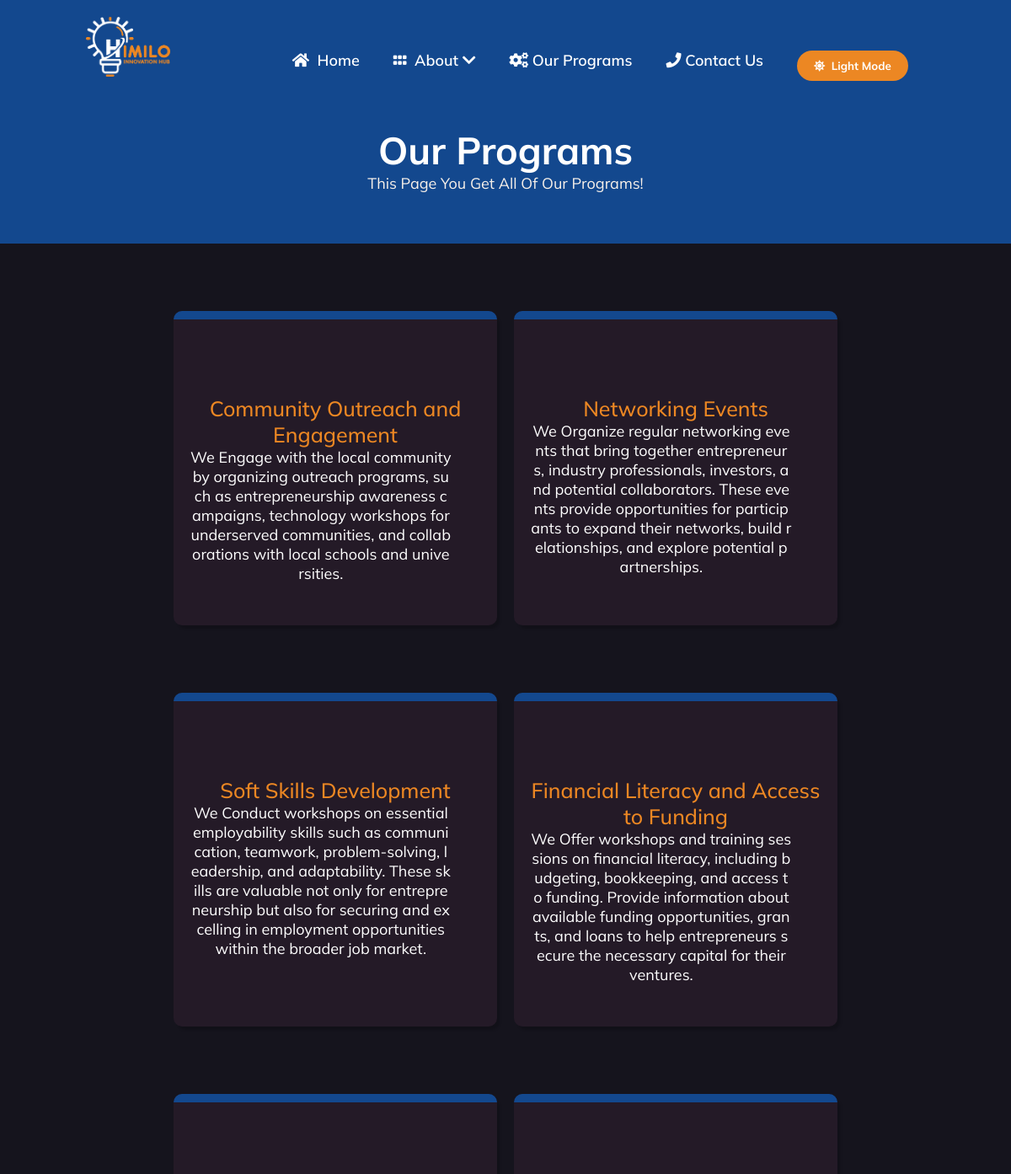
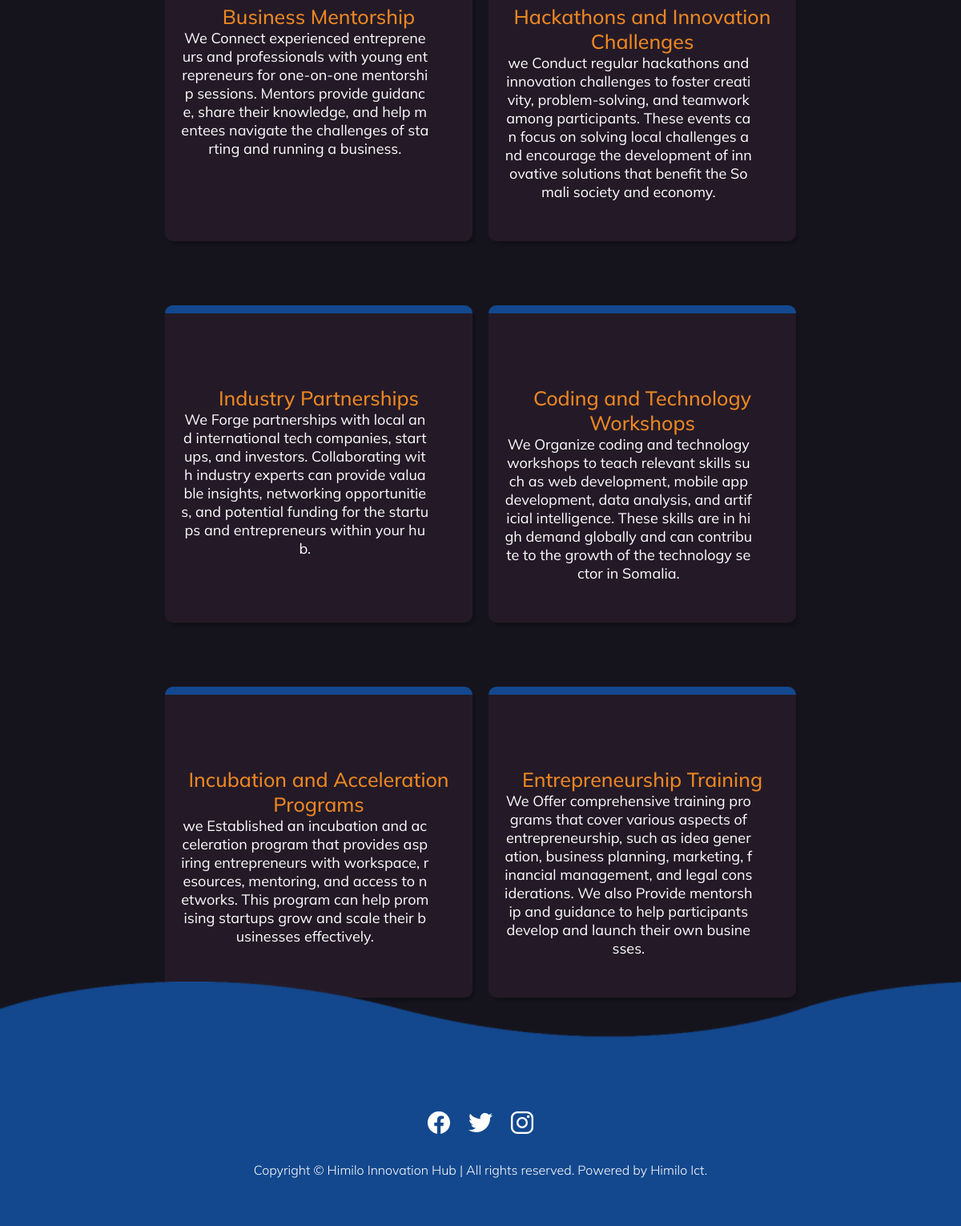
The page /our-programs.php on the database its author committed (2 pictures, top to bottom).
### tables this page shows
CREATE TABLE `logo` (
  `id` int(11) NOT NULL,
  `image` longtext NOT NULL,
  `create_date` timestamp NOT NULL DEFAULT current_timestamp() ON UPDATE current_timestamp()
);

CREATE TABLE `our_prog` (
  `id` int(11) NOT NULL,
  `topic` varchar(255) NOT NULL,
  `image` longtext NOT NULL,
  `text` text NOT NULL,
  `create_date` timestamp NOT NULL DEFAULT current_timestamp() ON UPDATE current_timestamp()
);

### our-programs.php (the view, shortened to what this page needs)
<?php
include "admin/conn.php";
?>
<!DOCTYPE html>
<html lang="en">
    <head>
        <link rel="stylesheet" href="font-awesome/css/all.min.css">
        <link rel="stylesheet" href="font-awesome/css/fontawesome.min.css">
        <link rel="stylesheet" href="css/style.css">
        <link rel="stylesheet" href="css/our-services.css">
        <link rel="stylesheet"
            href="https://cdnjs.cloudflare.com/ajax/libs/AlertifyJS/1.13.1/css/alertify.min.css" />
    </head>
    <body>
     <?php
       include("header.php");
       ?>
        <div class="all-our">
            <div class="header-serv">
                <h1>Our Programs</h1>
                <p>This Page You Get All Of Our Programs!</p>
            </div>
            <div class="all-ser">
            <?php
$read_prog = mysqli_query($conn, "SELECT * FROM our_prog ORDER BY id DESC ");
if(mysqli_num_rows($read_prog)>0){
    while($prog_row=mysqli_fetch_assoc($read_prog)){
$topic=$prog_row['topic'];
$text=$prog_row['text'];
?><style>
                <div class="one-serv">
<span class="serv-name"><?php echo $topic ;   ?></span>
<p class="ser-con"><?php echo $text ;   ?></p>
                </div><?php }} ?>
            </div>
        </div>
        <div class="footer-body">
            <footer class="footer">
                <div class="waves">
                    <div class="wave" id="wave1"></div>
                    <div class="wave" id="wave3"></div>
                </div>
                <ul class="social-icon">
                    <li class="social-icon__item"><a class="social-icon__link"
                            href="#">
                            <ion-icon name="logo-facebook"></ion-icon>
                        </a></li>
                    <li class="social-icon__item"><a class="social-icon__link"
                            href="#">
                            <ion-icon name="logo-twitter"></ion-icon>
                        </a></li>
                    <li class="social-icon__item"><a class="social-icon__link"
                            href="#">
                            <ion-icon name="logo-instagram"></ion-icon>
                        </a></li>
                </ul>
                <p class="coppy-right">Copyright &copy; <span id="currentYear"></span> Himilo
                    Innovation Hub
                    | All rights reserved. Powered by Himilo Ict.</p>
            </footer></div>
    </body>
</html>

### header.php (shortened to what this page needs)
<div class="my-con">
    <div class="header">
        <?php
        include "admin/conn.php";
        ?>
        <div class="logo">
            <?php
            $read_logo1 = mysqli_query($conn, "SELECT * FROM logo WHERE id=1");
            if (mysqli_num_rows($read_logo1) > 0) {
                while ($row1 = mysqli_fetch_assoc($read_logo1)) {
                    $logo1 = $row1['image'];
                }
            }
            $read_logo3 = mysqli_query($conn, "SELECT * FROM logo WHERE id=3");
            if (mysqli_num_rows($read_logo3) > 0) {
                while ($row3 = mysqli_fetch_assoc($read_logo3)) {
            ?>
                    <a class="dark-logo" href="./"><img src="<?php echo $logo1; ?>" alt></a>
        </div>
        <nav>
            <ul>
                <li class="li-active"><a href="./"><i class="fas fa-house"></i>&nbsp; Home</a></li>
                <li  class="sub-btn"><a id="sub-btn" href="#"><i class="fas fa-grip"></i>&nbsp; About&nbsp;<i class="fas fa-chevron-down"></i></a>
            </li>
                <li><a href="our-programs"><i class="fas fa-gears"></i>&nbsp;Our Programs</a></li>
                <li><a href="  contact-us"><i class="fas fa-phone"></i>&nbsp;Contact Us</a></li>
                <li><button id="light-mode"><i class="fas fa-sun"></i>&nbsp; <span> Light Mode</span></button></li>
            </ul>
        </nav>
    <?php
                }
            }
    ?>
    </div>
</div>

### css/style.css (style rules this page uses)
* { margin: 0; padding: 0; box-sizing: border-box; font-family: 'Mulish', 'Poppins', sans-serif; }
:root { --p-color: #13488e; --s-color: #ec8723; --d-bg-color: #15141d; --l-bg-color: #f8f1ea; }
body { background: url(../images/banner-d.jpg); background-size: 100%; background-attachment: none !important; width: 100%; height: 100vh; background-repeat: no-repeat; }
.my-con .header { display: flex; flex-direction: row; width: 100%; justify-content: space-around; align-items: center; padding: 20px 40px; }
.my-con { display: flex; justify-content: center; }
.my-con .header .logo a img { width: 100px; }
.my-con nav { display: flex; justify-content: space-around; margin-top: 20px; }
.my-con nav ul { display: flex; justify-content: space-between; }
.my-con nav ul li { margin: 0px 20px; list-style: none; }
.my-con nav ul li a { text-decoration: none; color: #fff; position: relative; font-weight: 600; }
.my-con nav ul li a::before { content: ""; width: 0px; height: 3px; background-color: var(--s-color); position: absolute; top: 25px; border-radius: 20px; transition: 0.4s; }
.my-con nav ul { display: flex; justify-content: space-around; margin-top: 20px; }
.my-con nav ul li { list-style: none; }
#light-mode { background-color: var(--s-color); color: #fff; padding: 10px 20px ; font-weight: 700; border-radius: 20px; border: none; outline: none; cursor: pointer; }
.coppy-right { text-align: center; }
.footer-body { background-color: var(--d-bg-color); width: 100%; min-height: 100px; padding-top:0px !important; }
.footer { position: relative; width: 100%; background: var(--p-color); min-height: 100px; padding: 50px; display: flex; justify-content: center; align-items: center; flex-direction: column; }
.social-icon, .menu { position: relative; display: flex; justify-content: center; align-items: center; margin: 10px 0; flex-wrap: wrap; }
.social-icon__item, .menu__item { list-style: none; }
.social-icon__link { font-size: 2rem; color: #fff; margin: 0 10px; display: inline-block; transition: 0.5s; }
.footer p { color: #fff; margin: 15px 0 10px 0; font-size: 1rem; font-weight: 300; }
.wave { position: absolute; top: -100px; left: 0; width: 100%; height: 100px; background: url("../images/wave-d.png"); background-size: 1000px 100px; }
.wave#wave1 { z-index: 1000; opacity: 1; bottom: 0; animation: animateWaves 4s linear infinite; }
.wave#wave3 { z-index: 1000; opacity: 0.2; bottom: 15px; animation: animateWaves 3s linear infinite; }
@media only screen and (min-width: 1200px) { body { font-size: 18px; } }

### css/our-services.css (style rules this page uses)
* { margin: 0; padding: 0; box-sizing: border-box; font-family: 'Mulish', 'Poppins', sans-serif; }
:root { --p-color: #13488e; --s-color: #ec8723; --d-bg-color: #15141d; --l-bg-color: #f8f1ea; }
body { background: var(--d-bg-color) !important; }
.header { background-color: transparent !; position: absolute; z-index: 9999; }
.all-our { width: 100%; background-color: var(--d-bg-color); display: flex; flex-direction: column; justify-content: center; align-items: start; position: relative; top: 0; }
.all-our .header-serv { width: 100%; padding: 150px 0px 60px 0px; top: 0; position: relative; display: flex; justify-content: center; align-items: center; flex-direction: column; background-color: var(--p-color); }
.all-our .header-serv h1 { color: #fff; font-size: 45px; }
.all-our .header-serv p { color: var(--l-bg-color); }
.all-our .all-ser { width: 100%; display: flex; justify-content: center; flex-wrap: wrap; padding: 40px; }
.all-our .all-ser .one-serv { background-color: #241a27; display: flex; margin: 40px 10px; width: 48vh; flex-direction: column; padding:100px 20px 50px 20px; border-radius: 10px; box-shadow: 4px 5px 3px -1px rgba(0, 0, 0, 0.18); text-align: center; overflow: hidden; position: relative; cursor: pointer; z-index: 1; }
.all-our .all-ser .one-serv::before { content: ""; position: absolute; top: 0; left: 0; background-color: var(--p-color); width: 500px; height: 10px; z-index: -1; transition: 0.7s; cursor: pointer; }
.all-our .all-ser .one-serv .serv-name { color: var(--s-color); font-size: 25px; font-weight: 500; }
.all-our .all-ser .one-serv p { color: #fff; transition: 0.5s; width: 90%; word-wrap: break-word; white-space: wrap; word-break: break-all; }

### rows shown on the page
logo: logo.image (picture)
our_prog: topic "Community Outreach and Engagement", text "We Engage with the local community by organizing outreach programs, such as entrepreneurship awareness campaigns, technology workshops for underserved communities, and collaborations with local schools and universities."
our_prog: topic "Networking Events", text "We Organize regular networking events that bring together entrepreneurs, industry professionals, investors, and potential collaborators. These events provide opportunities for participants to expand their networks, build relationships, and explore potential partnerships."
our_prog: topic "Soft Skills Development", text "We Conduct workshops on essential employability skills such as communication, teamwork, problem-solving, leadership, and adaptability. These skills are valuable not only for entrepreneurship but also for securing and excelling in employment opportunities within the broader job market."
our_prog: topic "Financial Literacy and Access to Funding", text "We Offer workshops and training sessions on financial literacy, including budgeting, bookkeeping, and access to funding. Provide information about available funding opportunities, grants, and loans to help entrepreneurs secure the necessary capital for their ventures."
our_prog: topic "Business Mentorship", text "We Connect experienced entrepreneurs and professionals with young entrepreneurs for one-on-one mentorship sessions. Mentors provide guidance, share their knowledge, and help mentees navigate the challenges of starting and running a business."
our_prog: topic "Hackathons and Innovation Challenges", text "we Conduct regular hackathons and innovation challenges to foster creativity, problem-solving, and teamwork among participants. These events can focus on solving local challenges and encourage the development of innovative solutions that benefit the Somali society and economy."
our_prog: topic "Industry Partnerships", text "We Forge partnerships with local and international tech companies, startups, and investors. Collaborating with industry experts can provide valuable insights, networking opportunities, and potential funding for the startups and entrepreneurs within your hub."
our_prog: topic "Coding and Technology Workshops", text "We Organize coding and technology workshops to teach relevant skills such as web development, mobile app development, data analysis, and artificial intelligence. These skills are in high demand globally and can contribute to the growth of the technology sector in Somalia."
our_prog: topic "Incubation and Acceleration Programs", text "we Established an incubation and acceleration program that provides aspiring entrepreneurs with workspace, resources, mentoring, and access to networks. This program can help promising startups grow and scale their businesses effectively."
our_prog: topic "Entrepreneurship Training", text "We Offer comprehensive training programs that cover various aspects of entrepreneurship, such as idea generation, business planning, marketing, financial management, and legal considerations. We also Provide mentorship and guidance to help participants develop and launch their own businesses."
